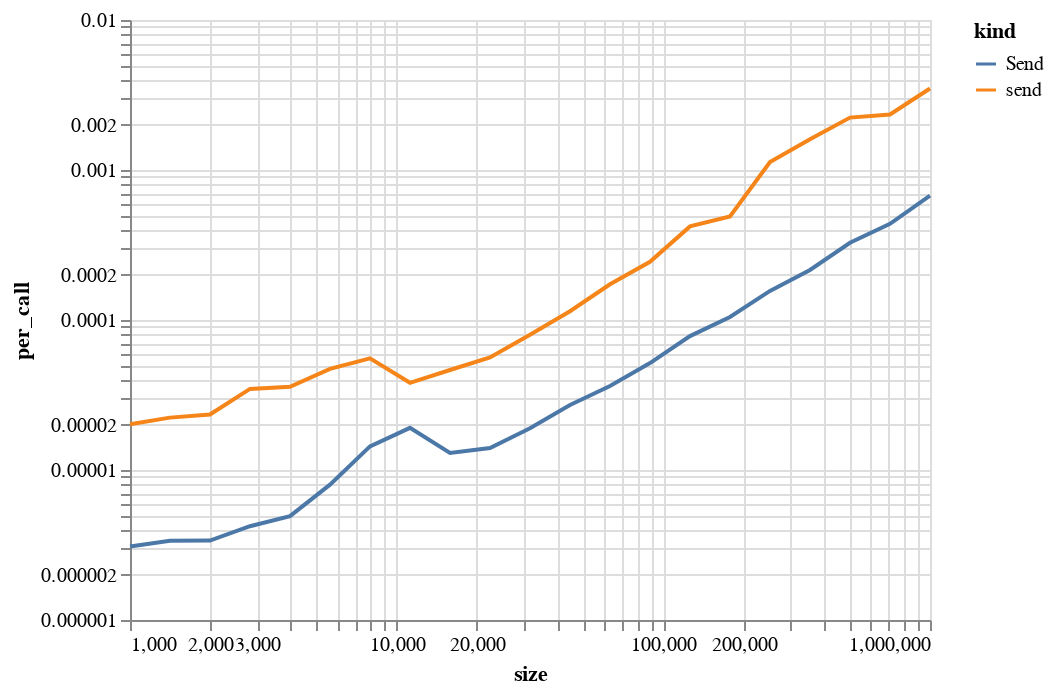

Notebook source saved alongside this figure:
### Markdown cell above
Or see it more easily, plot the times per call with altair:

### Code cell
alt.Chart(df).mark_line().encode(
    x=alt.X("size", scale=alt.Scale(type="log")),
    y=alt.Y("per_call", scale=alt.Scale(type="log")),
    color="kind",
)

### Figure 1 — Vega-Lite specification as saved in the notebook (floating-point values rounded to 4 significant figures)
{"config": {"view": {"continuousWidth": 400, "continuousHeight": 300}}, "data": {"name": "data-6c0b5d6b8f463d3bcbc85a5f2a93e820"}, "mark": "line", "encoding": {"color": {"field": "kind", "type": "nominal"}, "x": {"field": "size", "scale": {"type": "log"}, "type": "quantitative"}, "y": {"field": "per_call", "scale": {"type": "log"}, "type": "quantitative"}}, "$schema": "https://vega.github.io/schema/vega-lite/v4.17.0.json", "datasets": {"data-6c0b5d6b8f463d3bcbc85a5f2a93e820": [{"kind": "send", "per_call": 2.021e-05, "size": 1000}, {"kind": "Send", "per_call": 3.087e-06, "size": 1000}, {"kind": "send", "per_call": 2.235e-05, "size": 1412}, {"kind": "Send", "per_call": 3.379e-06, "size": 1412}, {"kind": "send", "per_call": 2.346e-05, "size": 1995}, {"kind": "Send", "per_call": 3.385e-06, "size": 1995}, {"kind": "send", "per_call": 3.474e-05, "size": 2818}, {"kind": "Send", "per_call": 4.219e-06, "size": 2818}, {"kind": "send", "per_call": 3.586e-05, "size": 3981}, {"kind": "Send", "per_call": 4.921e-06, "size": 3981}, {"kind": "send", "per_call": 4.72e-05, "size": 5623}, {"kind": "Send", "per_call": 7.99e-06, "size": 5623}, {"kind": "send", "per_call": 5.554e-05, "size": 7943}, {"kind": "Send", "per_call": 1.438e-05, "size": 7943}, {"kind": "send", "per_call": 3.814e-05, "size": 11220}, {"kind": "Send", "per_call": 1.91e-05, "size": 11220}, {"kind": "send", "per_call": 4.642e-05, "size": 15848}, {"kind": "Send", "per_call": 1.3e-05, "size": 15848}, {"kind": "send", "per_call": 5.633e-05, "size": 22387}, {"kind": "Send", "per_call": 1.402e-05, "size": 22387}, {"kind": "send", "per_call": 7.962e-05, "size": 31622}, {"kind": "Send", "per_call": 1.895e-05, "size": 31622}, {"kind": "send", "per_call": 0.0001144, "size": 44668}, {"kind": "Send", "per_call": 2.711e-05, "size": 44668}, {"kind": "send", "per_call": 0.0001729, "size": 63095}, {"kind": "Send", "per_call": 3.633e-05, "size": 63095}, {"kind": "send", "per_call": 0.0002442, "size": 89125}, {"kind": "Send", "per_call": 5.164e-05, "size": 89125}, {"kind": "send", "per_call": 0.0004207, "size": 125892}, {"kind": "Send", "per_call": 7.809e-05, "size": 125892}, {"kind": "send", "per_call": 0.0004901, "size": 177827}, {"kind": "Send", "per_call": 0.0001047, "size": 177827}, {"kind": "send", "per_call": 0.001129, "size": 251188}, {"kind": "Send", "per_call": 0.0001562, "size": 251188}, {"kind": "send", "per_call": 0.001605, "size": 354813}, {"kind": "Send", "per_call": 0.0002154, "size": 354813}, {"kind": "send", "per_call": 0.002235, "size": 501187}, {"kind": "Send", "per_call": 0.0003272, "size": 501187}, {"kind": "send", "per_call": 0.002346, "size": 707945}, {"kind": "Send", "per_call": 0.0004381, "size": 707945}, {"kind": "send", "per_call": 0.003495, "size": 1000000}, {"kind": "Send", "per_call": 0.0006739, "size": 1000000}]}}
